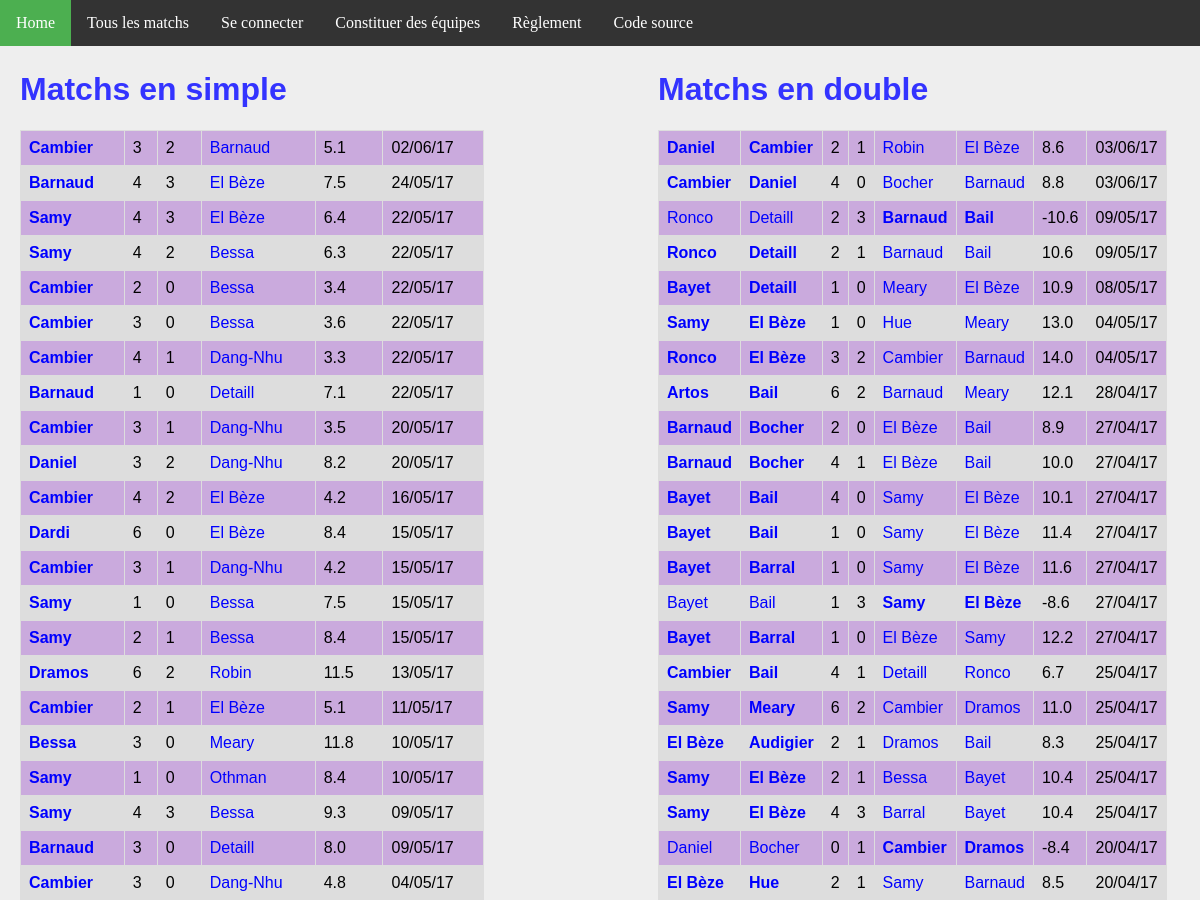
/matchs/ (upper part), run on an earlier commit of the app's database.
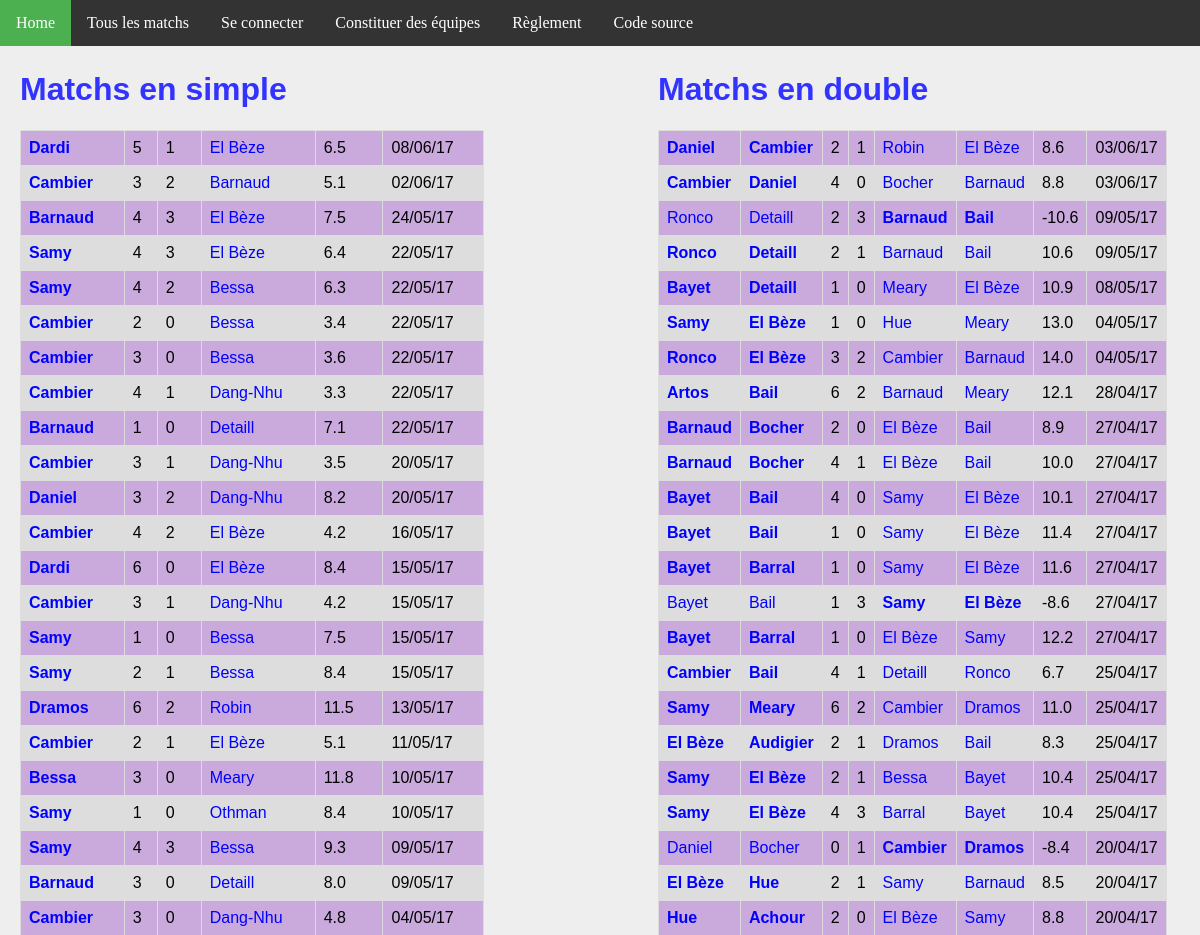
And on a later commit of the database.
### ranking/models.py (models this page shows, shortened)
class MatchSimple(models.Model):
    domicile = models.ForeignKey('Joueur', related_name = 'dom')
    exterieur = models.ForeignKey('Joueur', related_name = 'exte')
    date = models.DateTimeField(auto_now_add=True)
    buts_domicile = models.IntegerField(default=0)
    buts_exterieur = models.IntegerField(default=0)
    points = models.FloatField(default=0)
    @property
    def winner(self):
        if self.buts_domicile > self.buts_exterieur:
            return 1.
        elif self.buts_domicile < self.buts_exterieur:
            return 0.
        else:
            return 0.5

class Joueur(models.Model):
    user = models.OneToOneField(User, on_delete=models.CASCADE)
    pseudo = models.CharField(max_length = 50, default="Pax lambda")
    simple_score = models.FloatField(default=100)
    simple_rang = models.IntegerField(default=0)
    simple_victoires = models.IntegerField(default=0)
    simple_nuls = models.IntegerField(default=0)
    simple_defaites = models.IntegerField(default=0)
    simple_buts_pour = models.IntegerField(default=0)
    simple_buts_contre = models.IntegerField(default=0)
    double_score = models.FloatField(default=100)
    double_rang = models.IntegerField(default=0)
    double_victoires = models.IntegerField(default=0)
    double_nuls = models.IntegerField(default=0)
    double_defaites = models.IntegerField(default=0)
    double_buts_pour = models.IntegerField(default=0)
    double_buts_contre = models.IntegerField(default=0)

class MatchDouble(models.Model):
    domicile_1 = models.ForeignKey('Joueur', related_name = 'dom1')
    domicile_2 = models.ForeignKey('Joueur', related_name = 'dom2')
    exterieur_1 = models.ForeignKey('Joueur', related_name = 'exte1')
    exterieur_2 = models.ForeignKey('Joueur', related_name = 'exte2')
    date = models.DateTimeField(auto_now_add=True)
    buts_domicile = models.IntegerField(default=0)
    buts_exterieur = models.IntegerField(default=0)
    points = models.FloatField(default=0)
    @property
    def winner(self):
        if self.buts_domicile > self.buts_exterieur:
            return 1.
        elif self.buts_domicile < self.buts_exterieur:
            return 0.
        else:
            return 0.5

### ranking/views.py (the view)
# urls.py: url(r'^matchs/$', views.all_matchs, name='matchs'),
def all_matchs(request):
    context = {
        'simple_matchs': MatchSimple.objects.order_by('-date').all(),
        'double_matchs': MatchDouble.objects.order_by('-date').all(),
    }
    return render(request, 'all_matchs.html', context)

### ranking/templatetags/app_filter.py (called while the page is built)
@register.filter(name='decimal')
def decimal(x):
    return '{0:.1f}'.format(x)

### ranking/templates/all_matchs.html
{% extends 'base.html' %}
{% block body %}
{% load app_filter %}
<div id="column1" style="float:left; margin:0; width:40%;">
    <h1>Matchs en simple</h1>
    <table>
        {% for m in simple_matchs %}
        <tr>
            <td {% if m.winner == 1 %} style='font-weight:bold'{% endif %} >
                <a href="{% url 'joueur' m.domicile.id %}">{{m.domicile.pseudo}}</a>
            </td>
            <td>{{m.buts_domicile}}</td>
            <td>{{m.buts_exterieur}}</td>
            <td {% if m.winner == 0 %} style='font-weight:bold'{% endif %} >
                <a href="{% url 'joueur' m.exterieur.id %}">{{m.exterieur.pseudo}}</a>
            </td>
            <td>{{m.points|decimal}}</td>
            <td>{{m.date | date:'d/m/y'}}</td>
        </tr>
        {% endfor %}
    </table>
</div>
<div id="column2" style="float:left; margin-left:15%;width:40%;">
<h1>Matchs en double</h1>
<table>
    {% for m in double_matchs %}
    <tr>
        <td {% if m.winner == 1 %} style='font-weight:bold'{% endif %} >
            <a class="joueur" href="{% url 'joueur' m.domicile_1.id %}">{{m.domicile_1.pseudo}}</a>
        </td>
        <td {% if m.winner == 1 %} style='font-weight:bold'{% endif %} >
            <a class="joueur" href="{% url 'joueur' m.domicile_2.id %}">{{m.domicile_2.pseudo}}</a>
        </td>
        <td>{{m.buts_domicile}}</td>
        <td>{{m.buts_exterieur}}</td>
        <td {% if m.winner == 0 %} style='font-weight:bold'{% endif %} >
            <a class='joueur' href="{% url 'joueur' m.exterieur_1.id %}">{{m.exterieur_1.pseudo}}</a>
        </td>
        <td {% if m.winner == 0 %} style='font-weight:bold'{% endif %} >
            <a class='joueur' href="{% url 'joueur' m.exterieur_2.id %}">{{m.exterieur_2.pseudo}}</a>
        </td>
        <td>{{m.points|decimal}}</td>
        <td>{{m.date | date:'d/m/y'}}</td>
    </tr>
    {% endfor %}
</table>
</div>
{% endblock %}

What changed in the data, as far as the page shows it:
added MatchSimple: domicile.pseudo "Dardi", buts_domicile "5", buts_exterieur "1", exterieur.pseudo "El Bèze", points|decimal "6.5", date "08/06/17"
now on this page (row unchanged): MatchDouble: domicile_1.pseudo "Hue", domicile_2.pseudo "Achour", buts_domicile "2", buts_exterieur "0", exterieur_1.pseudo "El Bèze", exterieur_2.pseudo "Samy", points|decimal "8.8", date "20/04/17"
